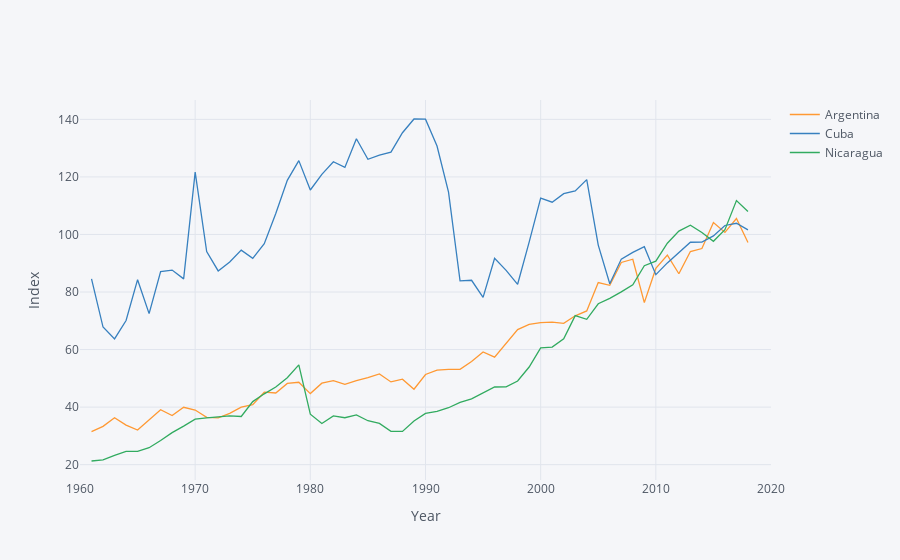

Notebook code for this chart:
### Markdown cell above
### Food Production Over Time

### Code cell
vars = {"AG.PRD.FOOD.XD":"Food index"}

food = fix_date_index(wbdata.get_dataframe(vars,country=use)).squeeze().unstack('country')

food.iplot(xTitle="Year",yTitle="Index")
